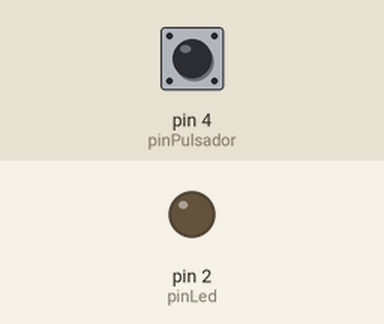
A sketch run on a simulated Arduino Uno, built with avr-gcc and run on an emulated ATmega328P. On the bench: output pins drawn as LEDs (lit = HIGH). The inputs (shaded band) are chosen by the test bench; at power-on: pin 4 (pinPulsador) LOW.

Above: at 1.2 s.
1.3 s: pin 4 (pinPulsador) pulled HIGH for 0.15 s
At 1.4 s:
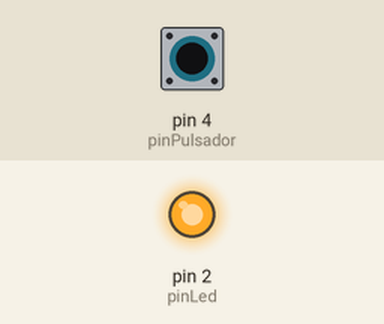
3.0 s: pin 4 (pinPulsador) pulled HIGH for 3.2 s
At 7.5 s:
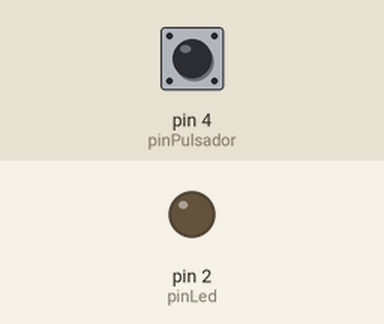
Timing chart, 0 to 9.0 s (numbered marks = the images above; inputs shaded):
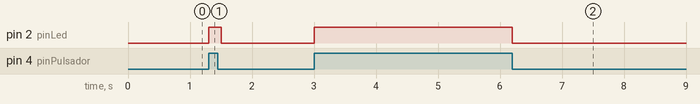

Measured:
- after the input at 1.3 s, pin 2 (pinLed): LOW → HIGH at once, → LOW 0.20 s later
- after the input at 3.0 s, pin 2 (pinLed): LOW → HIGH at once, → LOW 3.2 s later

The sketch:

intento_arduino_1.ino
```cpp
int pinPulsador=4;

int pinLed=2;

void setup() {
  // put your setup code here, to run once:

    // !!ensallo 1    enciende y apaga luz azul del pi 2  (toca mantener presionado el boton de BOOT  y luego se presiona el boton de EN)
      //pinMode(2,OUTPUT);

    // !! ensallo 2
    pinMode(pinPulsador, INPUT);
    pinMode(pinLed, OUTPUT);
}

void loop() {
  // put your main code here, to run repeatedly:
    //!! ensallo 2
{
    if(digitalRead(pinPulsador)== HIGH ){

      digitalWrite(pinLed, HIGH);
    }
    else{

      digitalWrite(pinLed, LOW);
    }
    delay(100);
}

    // !!ensallo 1    enciende y apaga luz azul del pi 2  (toca mantener presionado el boton de BOOT  y luego se presiona el boton de EN)
      //  digitalWrite(2,HIGH);
      //  delay(3000);
      //  digitalWrite(2,LOW);
      //  delay(1000);

}
```
